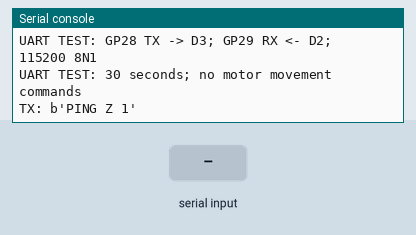
This program was run on a simulated Raspberry Pi Pico running MicroPython. On the bench: the last lines printed to the serial console. The inputs (shaded band) are chosen by the test bench.

Above: at 1.2 s.
1.3 s: "PING X \n" received over the second serial link
At 1.9 s:
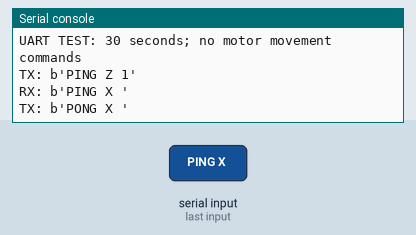
2.8 s: "1\n" received over the second serial link
At 3.7 s:
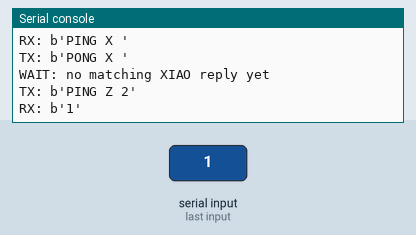
Timing chart, 0 to 5.8 s (numbered marks = the images above; inputs shaded):
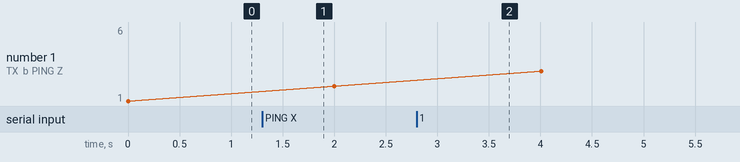

Measured:
- after the input at 1.3 s, the serial console: prints a new line at once (image 1)
- after the input at 2.8 s, the serial console: prints a new line at once (image 2)

The program:

uart_ping_pong_test.py
```python
"""Run directly in Thonny for 30 seconds. No motor movement commands.

Requires LCD CS on GP7 and the disabled buzzer library already installed.
Zumo GP29 RX <- XIAO D2/GPIO3 TX; Zumo GP28 TX -> XIAO D3/GPIO4 RX; shared GND.
"""
from machine import UART, Pin
import time


def run():
    uart = UART(0, baudrate=115200, bits=8, parity=None, stop=1,
                tx=Pin(28), rx=Pin(29), timeout=0, rxbuf=512)
    print("UART TEST: GP28 TX -> D3; GP29 RX <- D2; 115200 8N1")
    print("UART TEST: 30 seconds; no motor movement commands")
    buffer = bytearray()
    dropping = False
    sequence = 0
    expected = None
    sent = answered = received_pings = bad_lines = 0
    started = time.ticks_ms()
    last_ping = time.ticks_add(started, -2000)
    try:
        while time.ticks_diff(time.ticks_ms(), started) < 30000:
            data = uart.read(128)
            if data:
                for char in data:
                    if char == 13:
                        continue
                    if char == 10:
                        if not dropping and buffer:
                            line = bytes(buffer)
                            print("RX:", line)
                            if line.startswith(b"PING X "):
                                reply = b"PONG X " + line[7:]
                                uart.write(reply + b"\n")
                                received_pings += 1
                                print("TX:", reply)
                            elif expected is not None and line == expected:
                                answered += 1
                                expected = None
                                print("PASS: Zumo -> XIAO -> Zumo round trip")
                            else:
                                bad_lines += 1
                        buffer = bytearray()
                        dropping = False
                    elif not dropping:
                        if len(buffer) < 63:
                            buffer.append(char)
                        else:
                            dropping = True
                            bad_lines += 1
                            print("RX: overlong line discarded")
            now = time.ticks_ms()
            if time.ticks_diff(now, last_ping) >= 2000:
                if expected is not None:
                    print("WAIT: no matching XIAO reply yet")
                last_ping = now
                sequence += 1
                message = "PING Z {}".format(sequence).encode()
                expected = "PONG Z {}".format(sequence).encode()
                uart.write(message + b"\n")
                sent += 1
                print("TX:", message)
            time.sleep_ms(5)
    finally:
        uart.deinit()
        print("RESULT: sent={}, round_trips={}, XIAO_pings={}, other_lines={}".format(
            sent, answered, received_pings, bad_lines))
        if answered and received_pings:
            print("PASS: traffic observed in both directions")
        else:
            print("INCOMPLETE: check both TX/RX wires, shared GND, and XIAO firmware")


if __name__ == "__main__":
    run()
```
